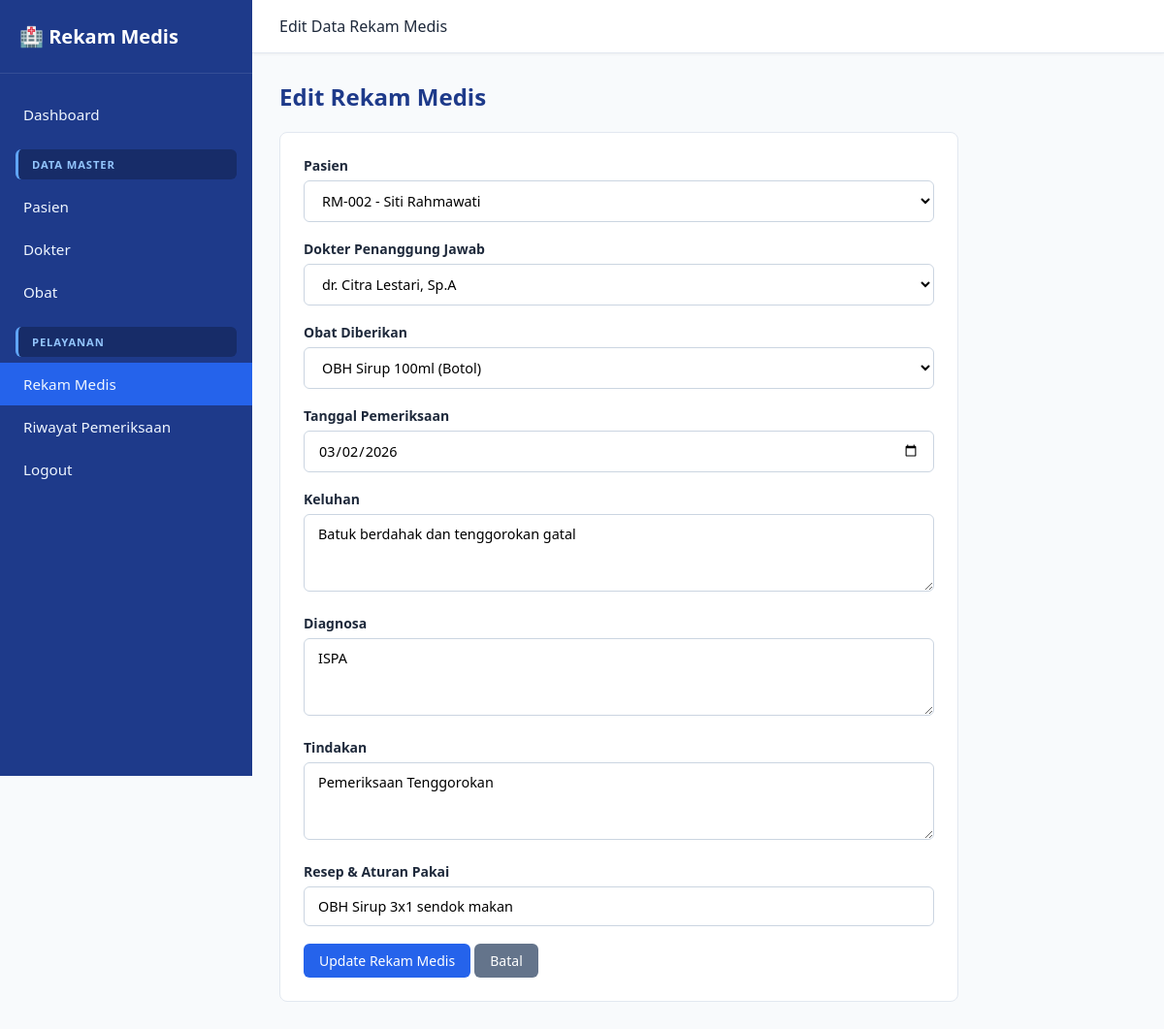
The page /rekam_medis/edit.php?id=2 on the database its author committed.
### tables this page shows
CREATE TABLE IF NOT EXISTS rekam_medis (
    id_rekam INT AUTO_INCREMENT PRIMARY KEY,
    id_pasien INT NOT NULL,
    id_dokter INT NOT NULL,
    id_obat INT NOT NULL,
    tanggal_periksa DATE NOT NULL,
    keluhan TEXT NOT NULL,
    diagnosa TEXT NOT NULL,
    tindakan TEXT NOT NULL,
    resep VARCHAR(100) NOT NULL,
    FOREIGN KEY (id_pasien) REFERENCES pasien(id_pasien) ON DELETE CASCADE ON UPDATE CASCADE,
    FOREIGN KEY (id_dokter) REFERENCES dokter(id_dokter) ON DELETE CASCADE ON UPDATE CASCADE,
    FOREIGN KEY (id_obat) REFERENCES obat(id_obat) ON DELETE CASCADE ON UPDATE CASCADE
);

CREATE TABLE IF NOT EXISTS pasien (
    id_pasien INT AUTO_INCREMENT PRIMARY KEY,
    no_rm VARCHAR(20) NOT NULL,
    nama_pasien VARCHAR(100) NOT NULL,
    jenis_kelamin ENUM('L', 'P') NOT NULL,
    tanggal_lahir DATE NOT NULL,
    alamat TEXT NOT NULL
);

CREATE TABLE IF NOT EXISTS dokter (
    id_dokter INT AUTO_INCREMENT PRIMARY KEY,
    nama_dokter VARCHAR(100) NOT NULL,
    spesialisasi VARCHAR(50) NOT NULL
);

CREATE TABLE IF NOT EXISTS obat (
    id_obat INT AUTO_INCREMENT PRIMARY KEY,
    nama_obat VARCHAR(100) NOT NULL,
    satuan VARCHAR(30) NOT NULL,
    stok INT NOT NULL DEFAULT 0
);

### rekam_medis/edit.php (the view, shortened to what this page needs)
<?php
require_once '../koneksi.php';
$id = $_GET['id'] ?? null;
$stmt = mysqli_prepare($koneksi, "SELECT * FROM rekam_medis WHERE id_rekam = ?");
mysqli_stmt_bind_param($stmt, "i", $id);
mysqli_stmt_execute($stmt);
$data = mysqli_fetch_assoc(mysqli_stmt_get_result($stmt));
$pasien_opt = mysqli_query($koneksi, "SELECT id_pasien, no_rm, nama_pasien FROM pasien ORDER BY nama_pasien ASC");
$dokter_opt = mysqli_query($koneksi, "SELECT id_dokter, nama_dokter FROM dokter ORDER BY nama_dokter ASC");
$obat_opt   = mysqli_query($koneksi, "SELECT id_obat, nama_obat, satuan FROM obat ORDER BY nama_obat ASC");
?>
<!DOCTYPE html>
<html lang="id">
<head>
    <link rel="stylesheet" href="../assets/css/style.css">
</head>
<body>
    <aside class="sidebar" id="sidebar">
        <div class="sidebar-header">🏥 Rekam Medis</div>
        <ul class="sidebar-menu">
            <li><a href="../dashboard.php">Dashboard</a></li>
            <div class="menu-category">Data Master</div>
            <li><a href="../pasien/index.php">Pasien</a></li>
            <li><a href="../dokter/index.php">Dokter</a></li>
            <li><a href="../obat/index.php">Obat</a></li>
            <div class="menu-category">Pelayanan</div>
            <li><a href="index.php" class="active">Rekam Medis</a></li>
            <li><a href="../riwayat/index.php">Riwayat Pemeriksaan</a></li>
            <li><a href="../logout.php">Logout</a></li>
        </ul>
    </aside>
    <div class="main-content">
        <nav class="navbar">
            <div>Edit Data Rekam Medis</div>
        </nav>
        <main class="container">
            <h2>Edit Rekam Medis</h2>
            <div class="form-box">
                <form action="update.php" method="POST">
                    <div class="form-group">
                        <label>Pasien</label>
                        <select name="id_pasien" class="form-control" required>
                            <?php while ($p = mysqli_fetch_assoc($pasien_opt)): ?>
                                <option value="<?= $p['id_pasien']; ?>" <?= $p['id_pasien'] == $data['id_pasien'] ? 'selected' : ''; ?>>
                                    <?= $p['no_rm']; ?> - <?= htmlspecialchars($p['nama_pasien']); ?>
                                </option>
                            <?php endwhile; ?>
                        </select>
                    </div>
                    <div class="form-group">
                        <label>Dokter Penanggung Jawab</label>
                        <select name="id_dokter" class="form-control" required>
                            <?php while ($d = mysqli_fetch_assoc($dokter_opt)): ?>
                                <option value="<?= $d['id_dokter']; ?>" <?= $d['id_dokter'] == $data['id_dokter'] ? 'selected' : ''; ?>>
                                    <?= htmlspecialchars($d['nama_dokter']); ?>
                                </option>
                            <?php endwhile; ?>
                        </select>
                    </div>
                    <div class="form-group">
                        <label>Obat Diberikan</label>
                        <select name="id_obat" class="form-control" required>
                            <?php while ($o = mysqli_fetch_assoc($obat_opt)): ?>
                                <option value="<?= $o['id_obat']; ?>" <?= $o['id_obat'] == $data['id_obat'] ? 'selected' : ''; ?>>
                                    <?= htmlspecialchars($o['nama_obat']); ?> (<?= $o['satuan']; ?>)
                                </option>
                            <?php endwhile; ?>
                        </select>
                    </div>
                    <div class="form-group">
                        <label>Tanggal Pemeriksaan</label>
                        <input type="date" name="tanggal_periksa" class="form-control" value="<?= $data['tanggal_periksa']; ?>" required>
                    </div>
                    <div class="form-group">
                        <label>Keluhan</label>
                        <textarea name="keluhan" class="form-control" required><?= htmlspecialchars($data['keluhan']); ?></textarea>
                    </div>
                    <div class="form-group">
                        <label>Diagnosa</label>
                        <textarea name="diagnosa" class="form-control" required><?= htmlspecialchars($data['diagnosa']); ?></textarea>
                    </div>
                    <div class="form-group">
                        <label>Tindakan</label>
                        <textarea name="tindakan" class="form-control" required><?= htmlspecialchars($data['tindakan']); ?></textarea>
                    </div>
                    <div class="form-group">
                        <label>Resep & Aturan Pakai</label>
                        <input type="text" name="resep" class="form-control" value="<?= htmlspecialchars($data['resep']); ?>" required>
                    </div>
                    <button type="submit" class="btn btn-primary">Update Rekam Medis</button>
                    <a href="index.php" class="btn btn-secondary">Batal</a>
                </form>
            </div>
        </main>
    </div>
</body>
</html>

### assets/css/style.css (style rules this page uses)
* { margin: 0; padding: 0; box-sizing: border-box; font-family: 'Segoe UI', Tahoma, Geneva, Verdana, sans-serif; }
body { background-color: #F8FAFC; color: #1E293B; display: flex; min-height: 100vh; }
.sidebar { width: 260px; background-color: #1E3A8A; color: #FFFFFF; transition: all 0.3s ease; display: flex; flex-direction: column; position: fixed; height: 100vh; z-index: 1000; }
.sidebar-header { padding: 24px 20px; font-size: 1.25rem; font-weight: bold; border-bottom: 1px solid rgba(255, 255, 255, 0.1); display: flex; align-items: center; gap: 10px; }
.sidebar-menu { list-style: none; padding: 20px 0; flex-grow: 1; }
.sidebar-menu li a { display: flex; align-items: center; padding: 12px 24px; color: #EFF6FF; text-decoration: none; font-size: 0.95rem; transition: background 0.2s; }
.sidebar-menu li a:hover, .sidebar-menu li a.active { background-color: #2563EB; }
.menu-category { padding: 8px 14px; margin: 14px 16px 6px 16px; font-size: 0.7rem; text-transform: uppercase; color: #93C5FD; font-weight: 700; letter-spacing: 0.08em; background-color: rgba(0, 0, 0, 0.25); border-radius: 6px; border-left: 3px solid #60A5FA; cursor: default; user-select: none; }
.main-content { margin-left: 260px; flex: 1; display: flex; flex-direction: column; min-width: 0; }
.navbar { background-color: #FFFFFF; padding: 16px 28px; display: flex; justify-content: space-between; align-items: center; box-shadow: 0 1px 3px rgba(0, 0, 0, 0.05); border-bottom: 1px solid #E2E8F0; }
.container { padding: 28px; }
h2 { color: #1E3A8A; margin-bottom: 20px; font-size: 1.5rem; }
.btn { display: inline-block; padding: 8px 16px; border-radius: 6px; text-decoration: none; font-size: 0.875rem; font-weight: 500; cursor: pointer; border: none; transition: opacity 0.2s; }
.btn-primary { background-color: #2563EB; color: #FFFFFF; }
.btn-secondary { background-color: #64748B; color: #FFFFFF; }
.form-box { background: #FFFFFF; padding: 24px; border-radius: 8px; border: 1px solid #E2E8F0; max-width: 700px; }
.form-group { margin-bottom: 18px; }
.form-group label { display: block; margin-bottom: 6px; font-size: 0.875rem; font-weight: 600; color: #1E293B; }
.form-control { width: 100%; padding: 10px 14px; border: 1px solid #CBD5E1; border-radius: 6px; font-size: 0.9rem; outline: none; background-color: #FFFFFF; }
textarea.form-control { resize: vertical; min-height: 80px; }

### rows shown on the page
rekam_medis: id_pasien "RM-002 - Siti Rahmawati", id_dokter "dr. Citra Lestari, Sp.A", id_obat "OBH Sirup 100ml (Botol)", tanggal_periksa "03/02/2026", keluhan "Batuk berdahak dan tenggorokan gatal", diagnosa "ISPA", tindakan "Pemeriksaan Tenggorokan", resep "OBH Sirup 3x1 sendok makan"
